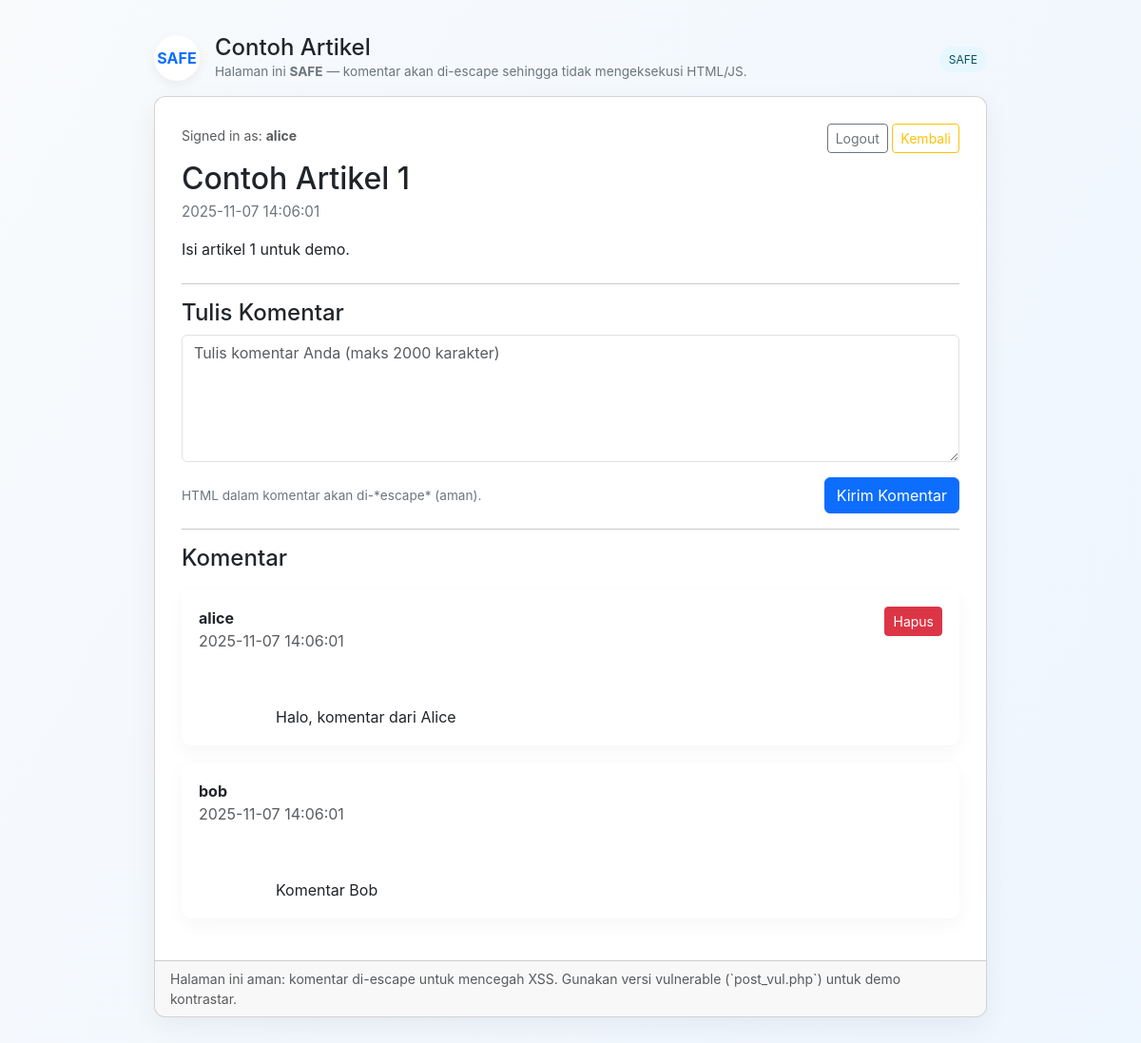
The app's page /post_safe.php (signed in) with its own data.
### tables this page shows
CREATE TABLE users (
  id INT AUTO_INCREMENT PRIMARY KEY,
  username VARCHAR(100) UNIQUE,
  password VARCHAR(255),  
  full_name VARCHAR(150),
  created_at DATETIME DEFAULT CURRENT_TIMESTAMP
);

CREATE TABLE posts (
  id INT AUTO_INCREMENT PRIMARY KEY,
  title VARCHAR(255),
  body TEXT,
  created_at DATETIME DEFAULT CURRENT_TIMESTAMP
);

CREATE TABLE comments (
  id INT AUTO_INCREMENT PRIMARY KEY,
  user_id INT,
  post_id INT,
  comment TEXT,
  created_at DATETIME DEFAULT CURRENT_TIMESTAMP,
  FOREIGN KEY (user_id) REFERENCES users(id)
);

### auth_simple.php (called while the page is built, shortened)
<?php
function pdo_connect(){
    $host = '127.0.0.1';
    $port = '3307';
    $db   = 'lab_guestbook';
    $user = 'root';
    $pass = '';
    $charset = 'utf8mb4';
    $dsn = "mysql:host=$host;port=$port;dbname=$db;charset=$charset";
    $opt = [PDO::ATTR_ERRMODE => PDO::ERRMODE_EXCEPTION];
    return new PDO($dsn, $user, $pass, $opt);
}
function current_user(){
    if(!empty($_SESSION['user_id'])){
        $pdo = pdo_connect();
        $stmt = $pdo->prepare("SELECT id, username, full_name FROM users WHERE id=:id");
        $stmt->execute([':id'=>$_SESSION['user_id']]);
        return $stmt->fetch(PDO::FETCH_ASSOC);
    }
    return null;
}

### post_safe.php (the view, shortened to what this page needs)
<?php
require 'auth_simple.php';
$pdo = pdo_connect();
$post_id = (int)($_GET['id'] ?? 1);
$user = current_user();
$stmt = $pdo->prepare("SELECT * FROM posts WHERE id=:id LIMIT 1");
$stmt->execute([':id' => $post_id]);
$post = $stmt->fetch(PDO::FETCH_ASSOC);
$stmt = $pdo->prepare("
    SELECT c.*, u.username
    FROM comments c
    LEFT JOIN users u ON c.user_id = u.id
    WHERE c.post_id = :pid
    ORDER BY c.created_at DESC
");
$stmt->execute([':pid' => $post_id]);
$comments = $stmt->fetchAll(PDO::FETCH_ASSOC);
function esc_nl(string $s): string {
    return nl2br(htmlspecialchars($s, ENT_QUOTES | ENT_SUBSTITUTE | ENT_HTML5, 'UTF-8'));
}
?>
<!doctype html>
<html lang="id">
<head>
  <link href="https://cdn.jsdelivr.net/npm/bootstrap@5.3.2/dist/css/bootstrap.min.css" rel="stylesheet">
</head>
<body>
  <div class="container container-main">
    <div class="d-flex justify-content-between align-items-center mb-3">
      <div class="d-flex align-items-center gap-3">
        <div class="rounded-circle d-inline-flex align-items-center justify-content-center" style="width:48px;height:48px;background:#fff;box-shadow:0 4px 12px rgba(16,24,40,0.06);font-weight:700;color:#0d6efd">SAFE</div>
        <div>
          <h4 class="mb-0">Contoh Artikel</h4>
          <div class="note">Halaman ini <strong>SAFE</strong> — komentar akan di-escape sehingga tidak mengeksekusi HTML/JS.</div>
        </div>
      </div>
      <div class="text-end">
        <span class="safe-badge">SAFE</span>
      </div>
    </div>
    <div class="card post-card">
      <div class="post-body">
        <div class="d-flex justify-content-between mb-2">
          <div>
            <?php if ($user): ?>
              <small class="text-muted">Signed in as: <strong><?php echo htmlspecialchars($user['username'], ENT_QUOTES, 'UTF-8'); ?></strong></small>
            <?php else: ?>
              <a class="btn btn-primary btn-sm" href="login.php">Login</a>
            <?php endif; ?>
          </div>
          <?php if ($user): ?>
            <div>
              <a class="btn btn-outline-secondary btn-sm" href="logout.php">Logout</a>
               <a class="btn btn-outline-warning btn-sm" href="dashboard.php">Kembali</a>
            </div>
          <?php endif; ?>
        </div>
        <h2 class="mb-1"><?php echo htmlspecialchars($post['title'] ?? '—', ENT_QUOTES, 'UTF-8'); ?></h2>
        <div class="post-meta mb-3">
          <?php echo htmlspecialchars($post['created_at'] ?? '', ENT_QUOTES, 'UTF-8'); ?>
        </div>
        <div class="mb-4"><?php echo nl2br(htmlspecialchars($post['body'] ?? '', ENT_QUOTES, 'UTF-8')); ?></div>
        <hr>
        <h4>Tulis Komentar</h4>
        <?php if ($user): ?>
          <form method="post" class="mb-3" autocomplete="off">
            <div class="mb-3">
              <textarea name="comment" rows="5" class="form-control" placeholder="Tulis komentar Anda (maks 2000 karakter)"><?php echo isset($_POST['comment']) ? htmlspecialchars($_POST['comment'], ENT_QUOTES, 'UTF-8') : ''; ?></textarea>
            </div>
            <div class="d-flex justify-content-between align-items-center">
              <div class="note">HTML dalam komentar akan di-*escape* (aman).</div>
              <div>
                <button type="submit" class="btn btn-primary">Kirim Komentar</button>
              </div>
            </div>
          </form>
        <?php else: ?>
          <p>Anda harus <a href="login.php">login</a> untuk mengirim komentar.</p>
        <?php endif; ?>
        <hr>
        <h4>Komentar</h4>
        <?php if (empty($comments)): ?>
          <p class="text-muted">Belum ada komentar.</p>
        <?php else: ?>
          <div class="mt-3">
            <?php foreach ($comments as $c): ?>
              <div class="comment-card mb-3">
                <div class="d-flex justify-content-between">
                  <div>
                    <strong><?php echo htmlspecialchars($c['username'] ?? 'Guest', ENT_QUOTES, 'UTF-8'); ?></strong>
                    <div class="text-muted"><?php echo htmlspecialchars($c['created_at'] ?? '', ENT_QUOTES, 'UTF-8'); ?></div>
                  </div>
                  <?php if ($user && (int)$c['user_id'] === (int)$user['id']): ?>
                    <div>
                      <form method="post" style="display:inline-block;" onsubmit="return confirm('Hapus komentar ini?');">
                        <button type="submit" class="btn btn-sm btn-danger">Hapus</button>
                      </form>
                    </div>
                  <?php endif; ?>
                </div>
                <div class="mt-2 escaped-comment">
                  <?php echo esc_nl((string)$c['comment']); ?>
                </div>
              </div>
            <?php endforeach; ?>
          </div>
        <?php endif; ?>
      </div>
      <div class="card-footer text-muted small">
        Halaman ini aman: komentar di-escape untuk mencegah XSS. Gunakan versi vulnerable (`post_vul.php`) untuk demo kontrastar.
      </div>
    </div>
  </div>
</body>
</html>

### post_safe.php (style rules this page uses)
body { background: linear-gradient(120deg,#f8fafc 0%, #eef6ff 100%); min-height:100vh; font-family:Inter, system-ui, -apple-system, "Segoe UI", Roboto, "Helvetica Neue", Arial; }
.container-main { max-width:900px; margin:36px auto; }
.post-card { border-radius:12px; box-shadow:0 10px 30px rgba(15,23,42,0.06); overflow:hidden; background:#fff; }
.post-body { padding:28px; }
.post-meta { color:#6c757d; font-size:.95rem; }
.comment-card { margin-top:18px; padding:18px; background:#fff; border-radius:10px; box-shadow:0 6px 20px rgba(15,23,42,0.04); }
.safe-badge { font-size:.75rem; background:#e6f7ff; color:#055160; padding:6px 10px; border-radius:999px; }
.note { font-size:.85rem; color:#6c757d; }
.escaped-comment { white-space: pre-wrap; }

### records on screen
users: username "alice"
posts: title "Contoh Artikel 1", created_at "2025-11-07 14:06:01", body "Isi artikel 1 untuk demo."
comments: user.username "alice", created_at "2025-11-07 14:06:01", comment "Halo, komentar dari Alice"
comments: user.username "bob", created_at "2025-11-07 14:06:01", comment "Komentar Bob"
